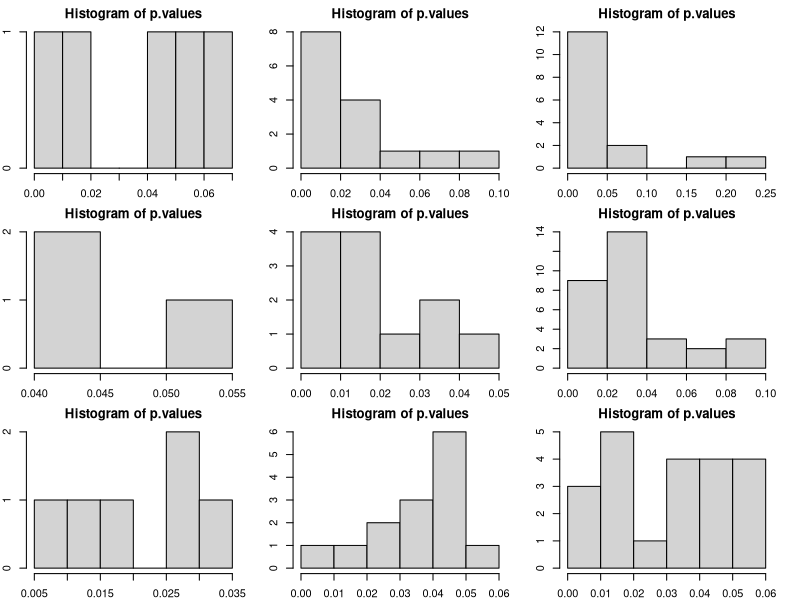

Here is the R script that generated this plot:
generate_data = function(n, p) {
  covariates = matrix(rnorm(n*p, 0, 1), n, p)
  responses = rnorm(n, 0, 1)
  return(list(covariates = covariates, responses = responses))
}

model_select = function(covariates, responses, cutoff) {
  lin.reg = lm(responses ~ covariates)
  all.p.vals = (summary(lin.reg)$coefficients)[-1, 4]
  ret.idx = which(all.p.vals <= cutoff)
  if (length(ret.idx) == 0) return(c())
  lin.reg2 = lm(responses ~ covariates[, ret.idx])
  new.p.vals = (summary(lin.reg2)$coefficients)[-1, 4]
  return(new.p.vals)
}

run_simulation = function(n_trials, n, p, cutoff) {
  p.values = c()
  for (i in 1:n_trials) {
    dat = generate_data(n, p)
    cov = dat$covariates
    res = dat$responses
    p.values = c(p.values, model_select(cov, res, cutoff))
  }
  hist(p.values)
}

par(mfrow=c(3, 3), mar=c(2, 2, 2, 2))
for (i in c(100, 1000, 10000)) {
  for (j in c(10, 20, 50)) {
    run_simulation(10, i, j, cutoff = 0.05)
  }
}
